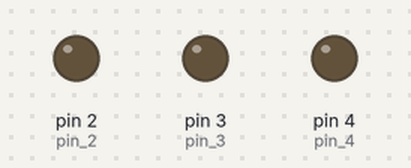
The sketch below on a simulated Arduino Uno, built with avr-gcc and run on an emulated ATmega328P. Shown: output pins drawn as LEDs (lit = HIGH).

Above: at 0.05 s.
At 1.2 s:
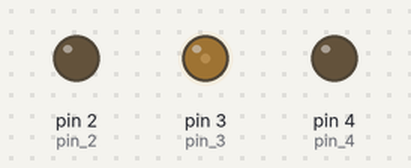
At 1.45 s:
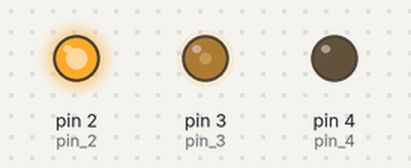
At 1.95 s:
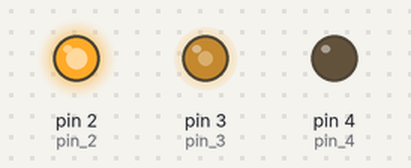
At 2.9 s:
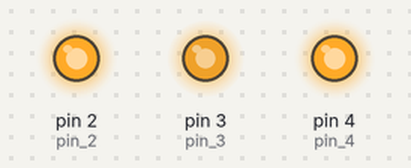
At 3.9 s:
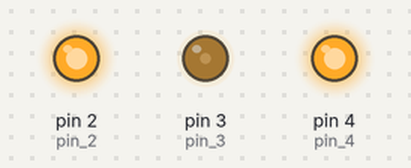
Timing chart, 0 to 9.1 s (numbered marks = the images above):
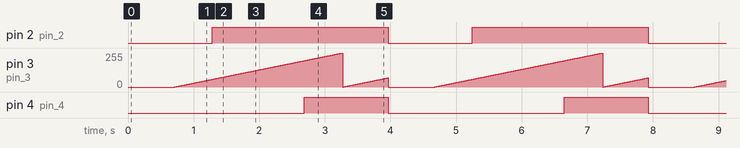

The sketch:

71.PWM.ino
```cpp
const int pin_2 = 2;
const int pin_3 = 3;
const int pin_4 = 4;

void setup() {
  // Pins configuration
  pinMode(pin_2, OUTPUT);
  pinMode(pin_3, OUTPUT);
  pinMode(pin_4, OUTPUT);
}

void loop() {
  // Variables
  int brightness_1;
  int brightness_2;
  int brightness_3;

  // Increases LED brightnesses at different times
  for (int i=0; i<395; i++){
    //Store brightness levels
    brightness_1 = i;
    brightness_2 = i - 70;
    brightness_3 = i - 140;

    //Limit brightness between 0 to 255
    if (brightness_1 < 0){
      brightness_1 = 0;
    }else if (brightness_2 < 0){
      brightness_2 = 0;
    }else if (brightness_3 < 0){
      brightness_3 = 0;
    }else if (brightness_1 > 255){
      brightness_1 = 255;
    }else if (brightness_2 > 255){
      brightness_2 = 255;
    }else if (brightness_3 > 255){
      brightness_3 = 255;
    }

    //Set LED brightness levels (Duty cycle)
    analogWrite(pin_2, brightness_1);
    analogWrite(pin_3, brightness_2);
    analogWrite(pin_4, brightness_3);

    delay(10);
  }

}
```

Measured:
- by itself, pin 2 (pin_2): alternates HIGH for 2.7 s and LOW for 1.3 s
- by itself, pin 4 (pin_4): alternates HIGH for 1.3 s and LOW for 2.7 s
